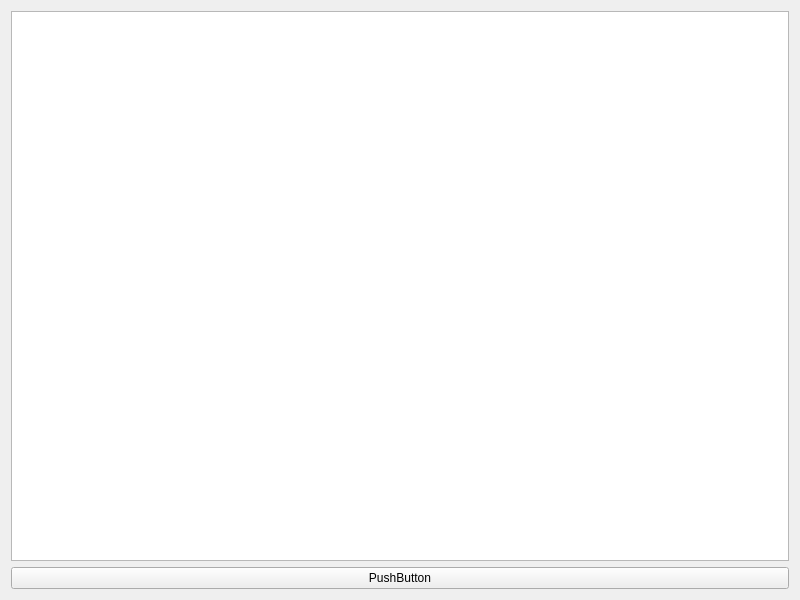
<?xml version="1.0" encoding="UTF-8"?>
<ui version="4.0">
 <class>Widget</class>
 <widget class="QWidget" name="Widget">
  <property name="geometry">
   <rect>
    <x>0</x>
    <y>0</y>
    <width>800</width>
    <height>600</height>
   </rect>
  </property>
  <property name="windowTitle">
   <string>Widget</string>
  </property>
  <layout class="QVBoxLayout" name="verticalLayout">
   <item>
    <widget class="QTextEdit" name="textEdit"/>
   </item>
   <item>
    <widget class="QPushButton" name="pushButton">
     <property name="text">
      <string>PushButton</string>
     </property>
    </widget>
   </item>
  </layout>
 </widget>
 <resources/>
 <connections/>
</ui>
